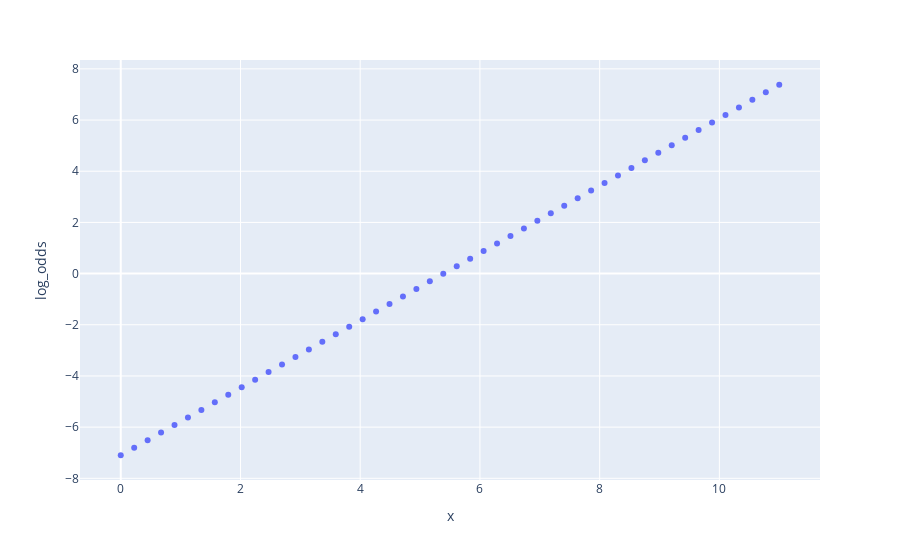

Here is the notebook cell this chart was saved with:
### Markdown cell above
如果对采样点的 $y$ 取 **对数几率** $log(odds) = log(\frac{P(y|X)}{1-P(y|X)}) = log(\frac{1}{exp(-W^T X)}) = -log(exp(-W^T X)) = W^T X $，得到就是下面的图形。 

下图中，横坐标采样点的横坐标，纵坐标就是对数几率，注意，**原有的样本点无法做这样的对数几率变换，因为它们的y是0或者1，不是由Logistic拟合输出**。

### Code cell
px.scatter(data_frame=df_, x='x', y='log_odds')

### Figure 1 — Plotly figure (JSON) as saved in the notebook; plotly's stock layout.template omitted (floating-point values rounded to 4 significant figures)
{"data": [{"hovertemplate": "x=%{x}<br>log_odds=%{y}<extra></extra>", "legendgroup": "", "marker": {"color": "#636efa", "symbol": "circle"}, "mode": "markers", "name": "", "orientation": "v", "showlegend": false, "type": "scatter", "x": [0, 0.2245, 0.449, 0.6735, 0.898, 1.122, 1.347, 1.571, 1.796, 2.02, 2.245, 2.469, 2.694, 2.918, 3.143, 3.367, 3.592, 3.816, 4.041, 4.265, 4.49, 4.714, 4.939, 5.163, 5.388, 5.612, 5.837, 6.061, 6.286, 6.51, 6.735, 6.959, 7.184, 7.408, 7.633, 7.857, 8.082, 8.306, 8.531, 8.755, 8.98, 9.204, 9.429, 9.653, 9.878, 10.1, 10.33, 10.55, 10.78, 11], "xaxis": "x", "y": [-7.099, -6.803, -6.508, -6.212, -5.917, -5.621, -5.326, -5.03, -4.735, -4.44, -4.144, -3.849, -3.553, -3.258, -2.962, -2.667, -2.371, -2.076, -1.78, -1.485, -1.189, -0.8938, -0.5983, -0.3029, -0.007391, 0.2881, 0.5836, 0.879, 1.175, 1.47, 1.765, 2.061, 2.356, 2.652, 2.947, 3.243, 3.538, 3.834, 4.129, 4.425, 4.72, 5.016, 5.311, 5.607, 5.902, 6.198, 6.493, 6.789, 7.084, 7.379], "yaxis": "y"}], "layout": {"autosize": true, "legend": {"tracegroupgap": 0}, "margin": {"t": 60}, "xaxis": {"anchor": "y", "autorange": true, "domain": [0, 1], "range": [-0.6713, 11.67], "title": {"text": "x"}, "type": "linear"}, "yaxis": {"anchor": "x", "autorange": true, "domain": [0, 1], "range": [-8.125, 8.406], "title": {"text": "log_odds"}, "type": "linear"}}}
